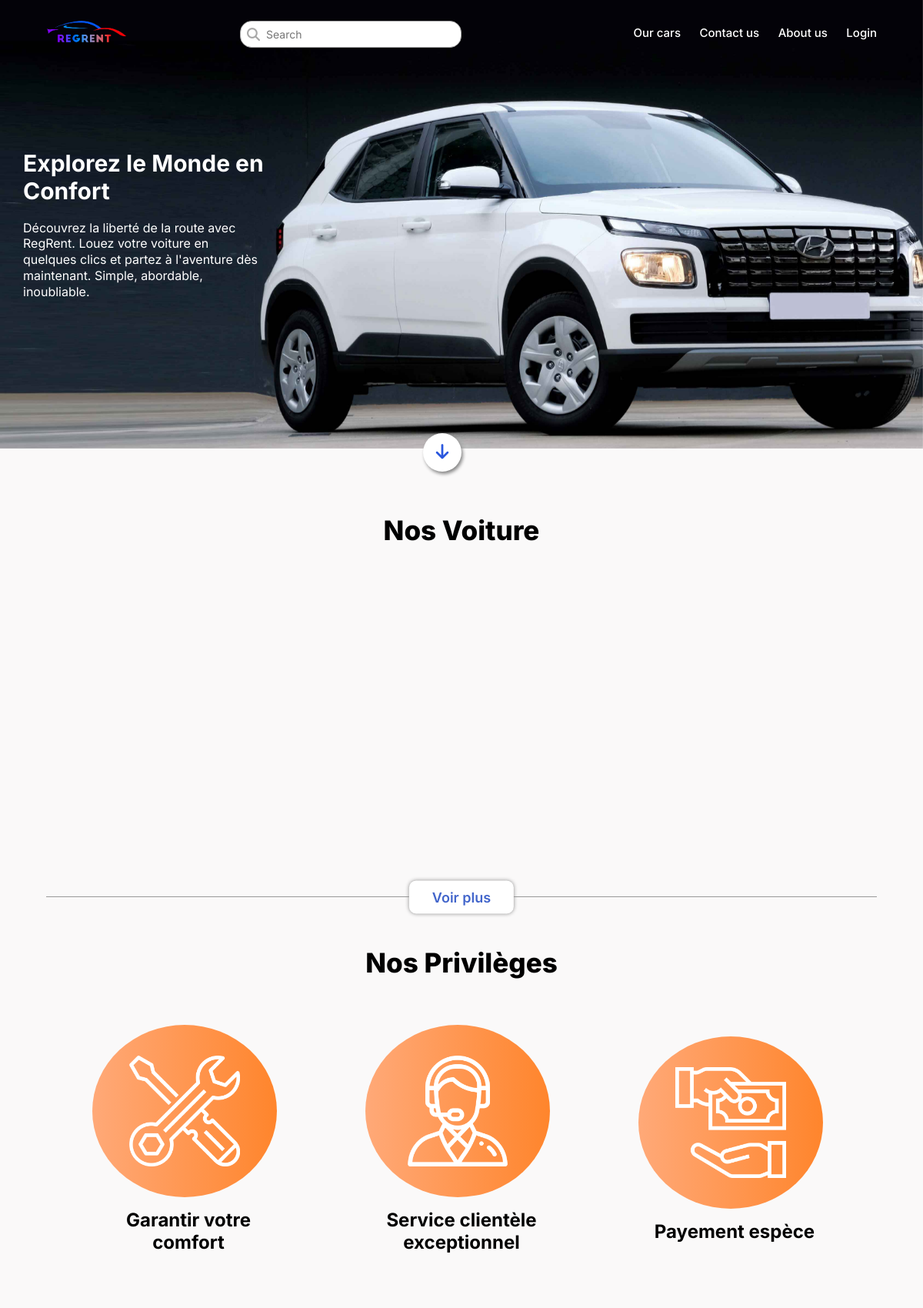
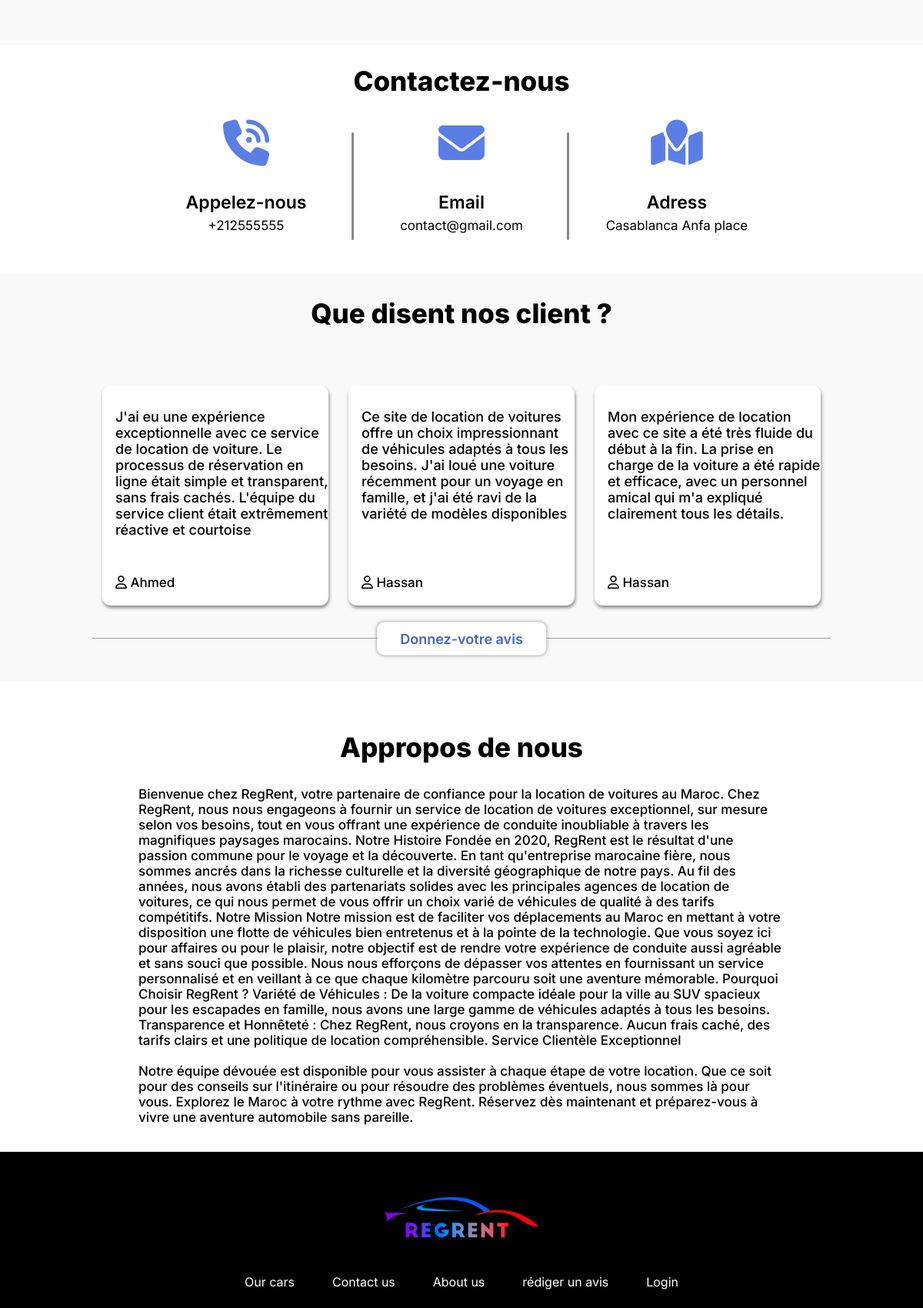
The page / (upper part) on the database its author committed (2 pictures, top to bottom).
### base/models.py (models this page shows)
class Review(models.Model):
    client = models.ForeignKey(User, on_delete=models.CASCADE)
    message = models.TextField()
    show = models.BooleanField(default=False)
    created = models.DateField(auto_now_add=True)
    class Meta():
        ordering = ['-created']

### base/views.py (the view)
# urls.py: path("", views.landing, name="landing"),
def landing(request):
    cars = Car.objects.filter(available=True)[0:3]
    reviews = Review.objects.filter(show=True)[0:3]
    context = {
        'cars': cars,
        'reviews': reviews,
    }
    return render(request, 'base/landing.html', context)

### base/templates/base/landing.html (shortened to what this page needs)
{% load static %}
<!DOCTYPE html>
<html lang="en">
<head>
    <link rel="stylesheet" href="{% static 'style/app.css' %}">
    <link rel="stylesheet" href="https://cdnjs.cloudflare.com/ajax/libs/font-awesome/6.5.1/css/all.min.css">
</head>
<body>
    <header class="navbar">
        <div class="header-container">
            <div>
                <a href="{% url 'landing' %}" class="logo"><img src="{% static 'images/car-logo.png' %}" alt=""></a>
                <div class="search-box">
                    <a href="#" class="search-button"><i class="fas fa-search"></i></a>
                    <input type="text" name="search" id="" placeholder="Search">
                </div>
            </div>
            <nav>
                <ul>
                    <li><a href="#cars">Our cars</a></li>
                    <li><a href="#contact-us">Contact us</a></li>
                    <li><a href="#appropos-nous">About us</a></li>
                    {% if request.user.is_authenticated %}
                        {% if request.user.is_staff %}
                            <li><a href="{% url 'dashboard' %}">{{request.user.username}}</a></li>
                        {% else %}
                        <li class="name-user">
                            <a href="{% url 'profil' %}"><i class="fa-solid fa-user"></i> {{ request.user.username }}</a>
                            <ul class="profil-ul">
                                <li><a href="{% url 'profil' %}">Paramètre</a></li>
                                <li><a href="{% url 'logout' %}">Déconnexion</a></li>
                            </ul>
                        </li>
                        {% endif %}
                    {% else %}
                    <li><a href="{% url 'login' %}">Login</a></li>
                    {% endif %}
                </ul>
            </nav>
        </div>
    </header>
    <section class="main">
        <div class="content-container">
            <h1>Explorez le Monde en Confort</h1>
            <br>
            <p>Découvrez la liberté de la route avec RegRent. Louez votre voiture en quelques clics et partez à l'aventure dès maintenant. Simple, abordable, inoubliable.</p>
        </div>
        <div class="down"><a href="#cars"><i class="fa-solid fa-arrow-down"></i></a></div>
    </section>
    <div id="cars" style="height: 55px;"></div>
    <div class="title" >Nos Voiture</div>
    <section class="cars">
        <div class="voirPlus">
            <a href="{% url 'car-page' %}">Voir plus</a>
        </div>
    </section>
    <div class="title" id="privilege">Nos Privilèges</div>
    <section class="privileges">
        <div class="scroll">
            <div class="privilege">
                <img src="{% static 'images/customer-support.png' %}" alt="">
            </div>
            <h1>Garantir votre comfort</h1>
        </div>
        <div>
            <div class="privilege">
                <img src="{% static 'images/support.png' %}" alt="">
            </div>
            <h1>Service clientèle exceptionnel</h1>
        </div>
        <div>
            <div class="privilege">
                <img src="{% static 'images/pay.png' %}" alt="">
            </div>
            <h1>Payement espèce</h1>
        </div>
    </section>
    <div  id="contact-us" style="height: 55px;"></div>
    <section class="contact-us">
        <div class="title">Contactez-nous</div>
        <div class="contact-container">
            <div class="contact">
                <i class="fa-solid fa-phone-volume"></i>
                <div class="contact-text"><span>Appelez-nous</span> <br> +212555555</div>
            </div>
            <div class="contact">
                <i class="fa-solid fa-envelope"></i>
                <div class="contact-text"><span>Email</span> <br> contact@gmail.com</div>
            </div>
            <div class="contact">
                <i class="fa-solid fa-map-location"></i>
                <div class="contact-text"><span>Adress</span> <br> Casablanca Anfa place</div>
            </div>
        </div>
    </section>
    <div class="title">Que disent nos client ?</div>
    <section class="all-avis">
        {% for review in reviews %}
        <div class="avis">
            <div class="text">{{ review.message }}</div>
            <div class="user"><i class="fa-regular fa-user"></i> {{ review.client.username }}</div>
        </div>
        {% endfor %}
            <div class="voirPlus" style="z-index: 999;">
                <a href="{% url 'avis' %}">Donnez-votre avis</a>
            </div>
    </section>
    <div  id="appropos-nous" style="height: 55px;"></div>
    <section class="appropos-nous">
        <div class="title">Appropos de nous</div>
        <div class="text1">
            Bienvenue chez RegRent, votre partenaire de confiance pour la location de voitures au Maroc. Chez RegRent, nous nous engageons à fournir un service de location de voitures exceptionnel, sur mesure selon vos besoins, tout en vous offrant une expérience de conduite inoubliable à travers les magnifiques paysages marocains.
Notre Histoire
Fondée en 2020, RegRent est le résultat d'une passion commune pour le voyage et la découverte. En tant qu'entreprise marocaine fière, nous sommes ancrés dans la richesse culturelle et la diversité géographique de notre pays. Au fil des années, nous avons établi des partenariats solides avec les principales agences de location de voitures, ce qui nous permet de vous offrir un choix varié de véhicules de qualité à des tarifs compétitifs.
Notre Mission
Notre mission est de faciliter vos déplacements au Maroc en mettant à votre disposition une flotte de véhicules bien entretenus et à la pointe de la technologie. Que vous soyez ici pour affaires ou pour le plaisir, notre objectif est de rendre votre expérience de conduite aussi agréable et sans souci que possible. Nous nous efforçons de dépasser vos attentes en fournissant un service personnalisé et en veillant à ce que chaque kilomètre parcouru soit une aventure mémorable.
Pourquoi Choisir RegRent ?
Variété de Véhicules : De la voiture compacte idéale pour la ville au SUV spacieux pour les escapades en famille, nous avons une large gamme de véhicules adaptés à tous les besoins.
Transparence et Honnêteté : Chez RegRent, nous croyons en la transparence. Aucun frais caché, des tarifs clairs et une politique de location compréhensible.
Service Clientèle Exceptionnel
        </div>
        <br>
        <div class="text2">
            Notre équipe dévouée est disponible pour vous assister à chaque étape de votre location. Que ce soit pour des conseils sur l'itinéraire ou pour résoudre des problèmes éventuels, nous sommes là pour vous.
Explorez le Maroc à votre rythme avec RegRent. Réservez dès maintenant et préparez-vous à vivre une aventure automobile sans pareille.
        </div>
    </section>
    <footer>
        <a href="{% url 'landing' %}"><img  style="height: 100px; margin: 20px 0;" src="{% static 'images/car-logo.png' %}" alt=""></a>
        <div class="links">
            <a href="#cars">Our cars</a>
            <a href="#contact-us">Contact us</a>
            <a href="#appropos-nous">About us</a>
            <a href="{% url 'avis' %}">rédiger un avis</a>
            {% if request.user.is_authenticated %}
            <a href="{% url 'profil' %}">{{request.user.username}}</a>
            {% else %}
            <a href="{% url 'login' %}">Login</a>
            {% endif %}
        </div>
        <br><br><br>
    </footer>
</body>
</html>

### rows shown on the page
Review: message "J'ai eu une expérience exceptionnelle avec ce service de location de voiture. Le processus de réservation en ligne était simple et transparent, sans frais cachés. L'équipe du service client était extrêmement réactive et courtoise", client.username "Ahmed"
Review: message "Ce site de location de voitures offre un choix impressionnant de véhicules adaptés à tous les besoins. J'ai loué une voiture récemment pour un voyage en famille, et j'ai été ravi de la variété de modèles disponibles", client.username "Hassan"
Review: message "Mon expérience de location avec ce site a été très fluide du début à la fin. La prise en charge de la voiture a été rapide et efficace, avec un personnel amical qui m'a expliqué clairement tous les détails.", client.username "Hassan"
